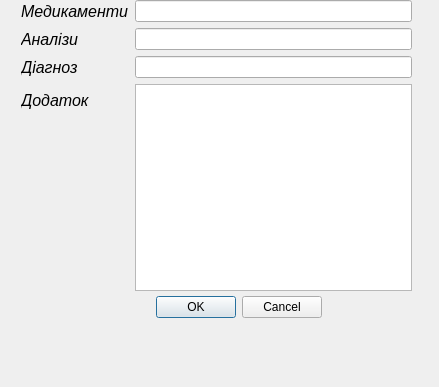
<?xml version="1.0" encoding="UTF-8"?>
<ui version="4.0">
 <class>Card</class>
 <widget class="QDialog" name="Card">
  <property name="geometry">
   <rect>
    <x>0</x>
    <y>0</y>
    <width>439</width>
    <height>387</height>
   </rect>
  </property>
  <property name="windowTitle">
   <string>Dialog</string>
  </property>
  <widget class="QDialogButtonBox" name="buttonBox">
   <property name="geometry">
    <rect>
     <x>141</x>
     <y>291</y>
     <width>181</width>
     <height>32</height>
    </rect>
   </property>
   <property name="orientation">
    <enum>Qt::Horizontal</enum>
   </property>
   <property name="standardButtons">
    <set>QDialogButtonBox::Cancel|QDialogButtonBox::Ok</set>
   </property>
  </widget>
  <widget class="QWidget" name="formLayoutWidget">
   <property name="geometry">
    <rect>
     <x>21</x>
     <y>0</y>
     <width>391</width>
     <height>291</height>
    </rect>
   </property>
   <layout class="QFormLayout" name="formLayout">
    <item row="0" column="0">
     <widget class="QLabel" name="Label_4">
      <property name="font">
       <font>
        <family>Ubuntu</family>
        <pointsize>12</pointsize>
        <weight>50</weight>
        <italic>true</italic>
        <bold>false</bold>
       </font>
      </property>
      <property name="text">
       <string>Медикаменти</string>
      </property>
     </widget>
    </item>
    <item row="0" column="1">
     <widget class="QLineEdit" name="LineEdit_4"/>
    </item>
    <item row="1" column="0">
     <widget class="QLabel" name="Label_5">
      <property name="font">
       <font>
        <family>Ubuntu</family>
        <pointsize>12</pointsize>
        <weight>50</weight>
        <italic>true</italic>
        <bold>false</bold>
       </font>
      </property>
      <property name="text">
       <string>Аналізи</string>
      </property>
     </widget>
    </item>
    <item row="1" column="1">
     <widget class="QLineEdit" name="LineEdit_5"/>
    </item>
    <item row="2" column="0">
     <widget class="QLabel" name="Label_6">
      <property name="font">
       <font>
        <family>Ubuntu</family>
        <pointsize>12</pointsize>
        <weight>50</weight>
        <italic>true</italic>
        <bold>false</bold>
       </font>
      </property>
      <property name="text">
       <string>Діагноз</string>
      </property>
     </widget>
    </item>
    <item row="2" column="1">
     <widget class="QLineEdit" name="LineEdit_6"/>
    </item>
    <item row="3" column="0">
     <widget class="QLabel" name="label">
      <property name="font">
       <font>
        <family>Ubuntu</family>
        <pointsize>12</pointsize>
        <weight>50</weight>
        <italic>true</italic>
        <bold>false</bold>
       </font>
      </property>
      <property name="text">
       <string>Додаток</string>
      </property>
     </widget>
    </item>
    <item row="3" column="1">
     <widget class="QTextEdit" name="textEdit"/>
    </item>
   </layout>
  </widget>
  <widget class="QLabel" name="label_2">
   <property name="geometry">
    <rect>
     <x>351</x>
     <y>320</y>
     <width>121</width>
     <height>16</height>
    </rect>
   </property>
   <property name="text">
    <string/>
   </property>
  </widget>
 </widget>
 <resources/>
 <connections>
  <connection>
   <sender>buttonBox</sender>
   <signal>accepted()</signal>
   <receiver>Card</receiver>
   <slot>accept()</slot>
   <hints>
    <hint type="sourcelabel">
     <x>248</x>
     <y>254</y>
    </hint>
    <hint type="destinationlabel">
     <x>157</x>
     <y>274</y>
    </hint>
   </hints>
  </connection>
  <connection>
   <sender>buttonBox</sender>
   <signal>rejected()</signal>
   <receiver>Card</receiver>
   <slot>reject()</slot>
   <hints>
    <hint type="sourcelabel">
     <x>316</x>
     <y>260</y>
    </hint>
    <hint type="destinationlabel">
     <x>286</x>
     <y>274</y>
    </hint>
   </hints>
  </connection>
 </connections>
</ui>
